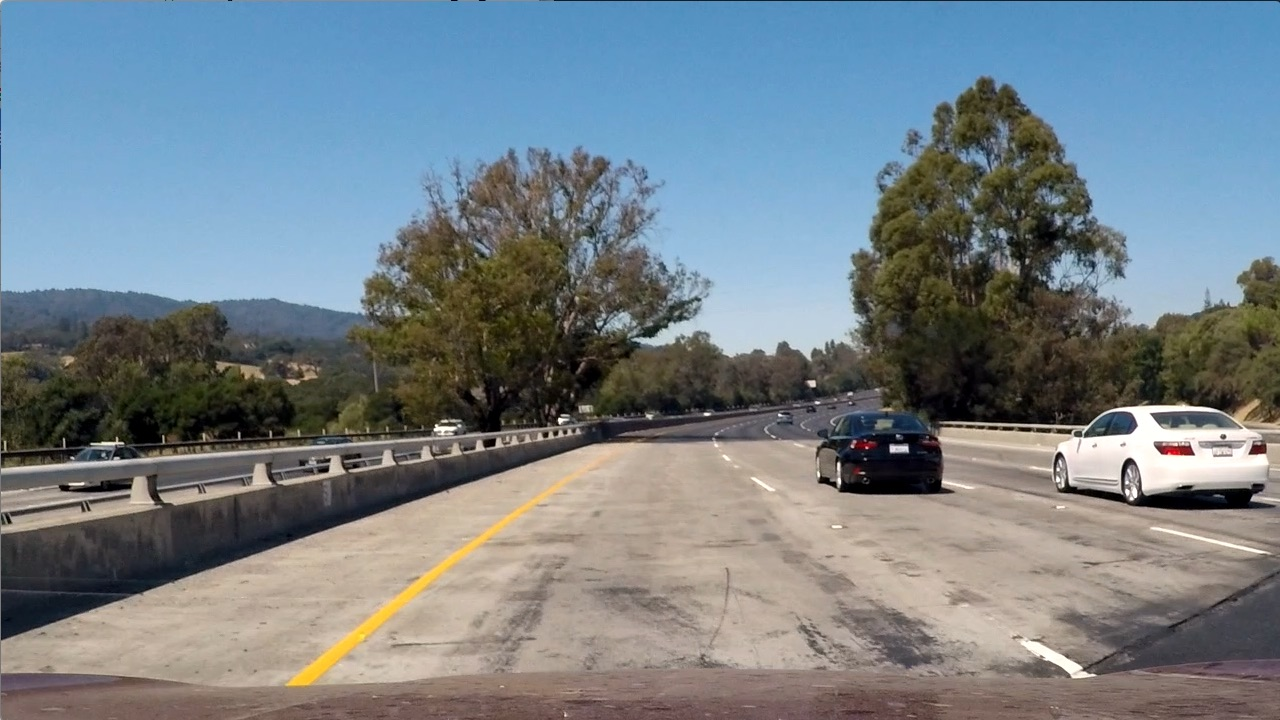
#> input picture data/test_images/test1.jpg, 1280 x 720 px; its folder holds only this picture in this run
$ python detect_lane_test_images.py   (older library calls are emulated)
#> lines starting #> are read from the running program, lines starting #| are printed output that depends on the picture
### undistorter.py
import numpy as np
import glob
import cv2
import pickle


class Undistorter(object):

    def __init__(self):
        self.camera_matrix = None
        self.dist_coeffs = None

    def __getstate__(self):
        return self.__dict__.copy()

    def __setstate__(self, state):
        # Restore instance attributes (i.e., filename and lineno).
        self.__dict__.update(state)

    # [36 lines left out: function calibrate, not called in this run]

    def undistort(self, frame):
        if self.camera_matrix is None or self.dist_coeffs is None:
            return None

        return cv2.undistort(frame, self.camera_matrix, self.dist_coeffs, None, self.camera_matrix)


# [11 lines that do not run on import are left out]

### lane_detector.py
import cv2
import numpy as np

from line_finder import LineFinder
from perspective_transformer import PerspectiveTransformer


class LaneDetector(object):

    def __init__(self, undistorter):
        self.undistorter = undistorter
        self.line_finder = LineFinder()

    def abs_sobel_thresh(self, gray, orient='x', sobel_kernel=3, thresh=(0, 255)):
        sobel = np.zeros_like(gray)
        if orient == 'x':
            sobel = cv2.Sobel(gray, cv2.CV_64F, 1, 0)
        else:
            sobel = cv2.Sobel(gray, cv2.CV_64F, 0, 1)

        abs_sobel = np.absolute(sobel)
        scaled_sobel = np.uint8(255 * abs_sobel / np.max(abs_sobel))

        grad_binary = np.zeros_like(scaled_sobel)
        grad_binary[(scaled_sobel >= thresh[0]) & (scaled_sobel <= thresh[1])] = 1

        return grad_binary

    def mag_thresh(self, gray, sobel_kernel=3, mag_thresh=(0, 255)):
        # Calculate gradient magnitude
        sobelx = cv2.Sobel(gray, cv2.CV_64F, 1, 0)
        sobely = cv2.Sobel(gray, cv2.CV_64F, 0, 1)

        # Take the absolute value of the derivative or gradient
        mag_sobelxy = np.sqrt(sobelx ** 2 + sobely ** 2)

        # Scale to 8-bit (0 - 255) then convert to type = np.uint8
        scaled_sobel = np.uint8(255 * mag_sobelxy / np.max(mag_sobelxy))

        mag_binary = np.zeros_like(scaled_sobel)
        mag_binary[(scaled_sobel >= mag_thresh[0]) & (scaled_sobel <= mag_thresh[1])] = 1

        return mag_binary

    def dir_threshold(self, gray, sobel_kernel=3, thresh=(0, np.pi / 2)):
        # Calculate directional gradient
        sobelx = cv2.Sobel(gray, cv2.CV_64F, 1, 0)
        sobely = cv2.Sobel(gray, cv2.CV_64F, 0, 1)

        # Take the absolute value of the derivative or gradient
        abs_sobelx = np.absolute(sobelx)
        abs_sobely = np.absolute(sobely)

        grad_direction = np.arctan2(abs_sobely, abs_sobelx)

        dir_binary = np.zeros_like(grad_direction)
        dir_binary[(grad_direction >= thresh[0]) & (grad_direction <= thresh[1])] = 1

        return dir_binary

    def apply_mask(self, frame_bin):
        (h, w) = frame_bin.shape
        vertices = np.array([(0, h), (w // 2 - 75, h * .625), (w // 2 + 75, h * .625), (w, h)],  dtype=np.int32)
        mask = np.zeros_like(frame_bin)
        mask_color = 1

        # filling pixels inside the polygon defined by "vertices" with the fill color
        cv2.fillConvexPoly(mask, vertices, mask_color)

        masked_image = cv2.bitwise_and(frame_bin, mask)
        return masked_image

    def apply_grad_and_color_thresholds(self, frame):
        # Choose a Sobel kernel size
        ksize = 15  # Choose a larger odd number to smooth gradient measurements

        frame_bin = cv2.cvtColor(frame, cv2.COLOR_BGR2GRAY)

        # Apply each of the thresholding functions
        gradx_bin = self.abs_sobel_thresh(frame_bin, orient='x', sobel_kernel=ksize, thresh=(20, 100))
        grady_bin = self.abs_sobel_thresh(frame_bin, orient='y', sobel_kernel=ksize, thresh=(20, 100))
        grad_mag_bin = self.mag_thresh(frame_bin, sobel_kernel=ksize, mag_thresh=(20, 100))
        grad_dir_bin = self.dir_threshold(frame_bin, sobel_kernel=ksize, thresh=(0.7, 1.3))

        hls_image = cv2.cvtColor(frame, cv2.COLOR_BGR2HLS)
        s_image = hls_image[:, :, 2]

        hsv_image = cv2.cvtColor(frame, cv2.COLOR_BGR2HSV)
        v_image = hsv_image[:, :, 2]

        combined = np.zeros_like(grad_dir_bin)

        #     combined[(canny_result == 1) |
        #             ((gradx == 1) & (grady == 1)) |
        #              ((mag_binary == 1) & (dir_binary == 1)) |
        #              ((s_image >= 85) & (s_image <= 190)) |
        #             ((v_image >= 234) & (v_image <= 255))] = 1

        combined[((gradx_bin == 1) & (grady_bin == 1)) |
                 ((s_image >= 85) & (s_image <= 190)) |
                 ((v_image >= 230) & (v_image <= 255))] = 1

        #     combined[
        #          ((gradx == 1) & (grady == 1)) |
        #             (mag_binary == 1) |
        #          ((s_image >= 170) & (s_image <= 255)) &
        #         ((v_image >= 234) & (v_image <= 255))  ] = 1

        combined_n_masked = self.apply_mask(combined)

        return combined_n_masked, np.dstack((combined_n_masked, combined_n_masked, combined_n_masked)) * 255

    def get_empty_frame_with_lane(self, frame, left_line, right_line):
        # Create an image to draw the lines on
        frame_with_lane = np.zeros_like(frame).astype(np.uint8)

        # Recast the x and y points into usable format for cv2.fillPoly()
        pts_l = np.array([np.transpose(np.vstack(left_line.get_points()))])
        pts_r = np.array([np.flipud(np.transpose(np.vstack(right_line.get_points())))])
        pts = np.hstack((pts_l, pts_r))

        # Draw the lane onto the warped blank image
        cv2.fillPoly(frame_with_lane, np.int_([pts]), (0, 255, 0))

        return frame_with_lane

    def run(self, frame):

        undistorted_frame = self.undistorter.undistort(frame)

        thresholded_frame_bin, thresholded_frame = self.apply_grad_and_color_thresholds(undistorted_frame)

        pt = PerspectiveTransformer()

        frame_2d_bin = pt.transform(thresholded_frame_bin)

        frame_with_lines_n_windows_2d, left_line, right_line = self.line_finder.find_lines(frame_2d_bin)

        frame_with_lane_filled_2d = self.get_empty_frame_with_lane(frame, left_line, right_line)

        frame_with_lane_filled = pt.reverse_transform(frame_with_lane_filled_2d)

        radius_of_curvature = int(np.mean([left_line.radius_of_curvature(), right_line.radius_of_curvature()]))

        return frame_with_lane_filled, frame_with_lines_n_windows_2d, thresholded_frame, radius_of_curvature

### perspective_transformer.py
import numpy as np
import cv2


class PerspectiveTransformer(object):

    source_points = np.float32([[-100, 720], [555, 450], [725, 450], [1380, 720]])
    dist_points = np.float32([[200, 720], [200, 0], [1080, 0], [1080, 720]])


    # source = np.float32([[w // 2 - 76, h * .625], [w // 2 + 76, h * .625], [-100, h], [w + 100, h]])
    # Define corresponding destination points
    # destination = np.float32([[100, 0], [w - 100, 0], [100, h], [w - 100, h]])

    def __init__(self):
        self.forward_transform_matrix = cv2.getPerspectiveTransform(PerspectiveTransformer.source_points,
                                                                    PerspectiveTransformer.dist_points)
        self.reverse_transform_matrix = cv2.getPerspectiveTransform(PerspectiveTransformer.dist_points,
                                                                    PerspectiveTransformer.source_points)

    def transform(self, frame):
        # Check image shape is ok
        return cv2.warpPerspective(frame, self.forward_transform_matrix, (frame.shape[1], frame.shape[0]))

    def reverse_transform(self, frame):
        return cv2.warpPerspective(frame, self.reverse_transform_matrix, (frame.shape[1], frame.shape[0]))

### line_finder.py
from collections import deque

import cv2
import numpy as np


class LineFinder(object):

    windows_count = 9
    window_margin = 100
    window_minpix = 50

    def __init__(self):
        self.left_line = Line()
        self.right_line = Line()

    def get_starting_x_bases(self, frame):
        # Take a histogram of the bottom half of the image
        histogram = np.sum(frame[int(frame.shape[0] / 2):, :], axis=0)

        # Find the peak of the left and right halves of the histogram
        # These will be the starting point for the left and right lines
        midpoint = np.int(histogram.shape[0] / 2)
        leftx_base = np.argmax(histogram[:midpoint])
        rightx_base = np.argmax(histogram[midpoint:]) + midpoint

        return leftx_base, rightx_base

    def find_lines(self, frame_bin):

        frame_with_windows_n_lines = np.dstack((frame_bin, frame_bin, frame_bin)) * 255

        leftx_base, rightx_base = self.get_starting_x_bases(frame_bin)

        # Set height of windows
        window_height = np.int(frame_bin.shape[0] / LineFinder.windows_count)
        # Identify the x and y positions of all nonzero pixels in the image
        nonzero = frame_bin.nonzero()
        nonzeroy, nonzerox = np.array(nonzero[0]), np.array(nonzero[1])

        # Current positions to be updated for each window
        leftx_current = leftx_base
        rightx_current = rightx_base

        left_lane_inds = []
        right_lane_inds = []

        for window in range(LineFinder.windows_count):

            # Identify window boundaries in x and y (and right and left)
            win_y_low = frame_bin.shape[0] - (window + 1) * window_height
            win_y_high = frame_bin.shape[0] - window * window_height
            win_xleft_low = leftx_current - LineFinder.window_margin
            win_xleft_high = leftx_current + LineFinder.window_margin
            win_xright_low = rightx_current - LineFinder.window_margin
            win_xright_high = rightx_current + LineFinder.window_margin

            # Identify the nonzero pixels in x and y within the window
            good_left_inds = ((nonzeroy >= win_y_low) &
                              (nonzeroy < win_y_high) &
                              (nonzerox >= win_xleft_low) &
                              (nonzerox < win_xleft_high)).nonzero()[0]
            good_right_inds = ((nonzeroy >= win_y_low) &
                               (nonzeroy < win_y_high) &
                               (nonzerox >= win_xright_low) &
                               (nonzerox < win_xright_high)).nonzero()[0]

            # Append these indices to the lists
            left_lane_inds.append(good_left_inds)
            right_lane_inds.append(good_right_inds)

            # If you found > minpix pixels, recenter next window on their mean position
            if len(good_left_inds) > LineFinder.window_minpix:
                leftx_current = np.int(np.mean(nonzerox[good_left_inds]))
            if len(good_right_inds) > LineFinder.window_minpix:
                rightx_current = np.int(np.mean(nonzerox[good_right_inds]))

            cv2.rectangle(frame_with_windows_n_lines, (win_xleft_low, win_y_high), (win_xleft_high, win_y_low), (255, 255, 255), 4)
            cv2.rectangle(frame_with_windows_n_lines, (win_xright_low, win_y_high), (win_xright_high, win_y_low),
                      (255, 255, 255), 4)


        # Concatenate the arrays of indices
        left_lane_inds_cc = np.concatenate(left_lane_inds)
        right_lane_inds_cc = np.concatenate(right_lane_inds)

        # Extract left and right line pixel positions
        leftx, lefty = nonzerox[left_lane_inds_cc], nonzeroy[left_lane_inds_cc]
        rightx, righty = nonzerox[right_lane_inds_cc], nonzeroy[right_lane_inds_cc]

        self.left_line.add_new_fit(leftx, lefty)
        self.right_line.add_new_fit(rightx, righty)

        pts_l = np.array(list(zip(*self.left_line.get_points())), np.int32).reshape((-1, 1, 2))
        pts_r = np.array(list(zip(*self.right_line.get_points())), np.int32).reshape((-1, 1, 2))

        cv2.polylines(frame_with_windows_n_lines, [pts_l, pts_r], False, (0, 255, 0), thickness=10)

        return frame_with_windows_n_lines, self.left_line, self.right_line


class Line(object):

    max_y = 720
    max_x = 1280

    ym_per_pix = 27 / 720
    xm_per_pix = 3.7 / 700

    def __init__(self):
        self.fits = deque(maxlen=5)

    def add_new_fit(self, x, y):
        enough_points = len(y) > 0 and np.percentile(y, 95) - np.percentile(y, 5) > Line.max_y * .6
        if enough_points or len(self.fits) == 0:
            self.fits.append(np.polyfit(y, x, 2))

    def averaged_fit(self):
        return np.array(self.fits).mean(axis=0)

    def get_points(self):
        y = np.linspace(0, self.max_y - 1, self.max_y)
        x = self.averaged_fit()[0] * y**2 + self.averaged_fit()[1] * y + self.averaged_fit()[2]
        return x, y

    def radius_of_curvature(self):
        x, y = self.get_points()
        fit_cr = np.polyfit(y * Line.ym_per_pix, x * Line.xm_per_pix, 2)
        return int(((1 + (2 * fit_cr[0] * 720 * Line.ym_per_pix + fit_cr[1]) ** 2) ** 1.5) / np.absolute(2 * fit_cr[0]))

    # [4 lines left out: function camera_distance, not called in this run]

### frame_composer.py
import cv2
import numpy as np


class FrameComposer(object):

    upper_bar_x_left = 20
    upper_bar_y_top = 20
    upper_bar_height = 250

    def __init__(self, base_frame):
        self.base_frame = base_frame
        self.has_upper_bar = False
        self.text_labels = []

    def add_upper_bar(self, components):
        if len(components) == 0:
            return

        # Darken upper part of base frame a bit
        self.base_frame[:FrameComposer.upper_bar_height, :, :] = self.base_frame[:FrameComposer.upper_bar_height, :, :] * .8

        components_ = components[:3]

        components_ = [cv2.resize(c.astype(np.float32), (0, 0), fx=0.3, fy=0.3) for c in components_]

        for i, c in enumerate(components_):
            (component_h, component_w, _) = c.shape
            y_from, y_to, x_from, x_to = (FrameComposer.upper_bar_y_top,
                                          FrameComposer.upper_bar_y_top + component_h,
                                          (FrameComposer.upper_bar_x_left + component_w) * i + FrameComposer.upper_bar_x_left,
                                          (FrameComposer.upper_bar_x_left + component_w) * (i + 1))

            self.base_frame[y_from:y_to, x_from:x_to, :] = c

        self.has_upper_bar = True

    def add_mask_over_base(self, mask):
        self.base_frame = cv2.addWeighted(self.base_frame, 1, mask, 0.3, 0)

    def add_text(self, text):
        y_top_offset, x_left_offset = (40, 40)

        if self.has_upper_bar:
            y_top_offset += FrameComposer.upper_bar_height

        y_top_offset += sum([60 for t in self.text_labels])

        cv2.putText(self.base_frame, text, (x_left_offset, y_top_offset), cv2.FONT_HERSHEY_SIMPLEX, 1., (255, 255, 255), 4)

        self.text_labels.append(text)

    def get_frame(self):
        return self.base_frame

### detect_lane_test_images.py
import glob
import cv2
import os
import pickle

from lane_detector import LaneDetector
from frame_composer import FrameComposer
from undistorter import Undistorter

with open('./undistorter.pkl', 'rb') as f:
#> (reads undistorter.pkl from the repository)
    undistorter = pickle.load(f)


ld = LaneDetector(undistorter)

files = glob.glob('./data/test_images/*.jpg')
# files = ['./data/test_images/test1.jpg']

for file in files:

    image = cv2.imread(file)
#> image is the input picture: shape (720, 1280, 3); mean B, G, R 135.5, 128.7, 117.5
    frame_with_lane_filled, frame_with_lines_n_windows_2d, thresholded_frame, radius_of_curvature = ld.run(image)
#> in apply_grad_and_color_thresholds, `gradx_bin = self.abs_sobel_thresh(frame_bin, orient='x', sobel_kernel=..`:
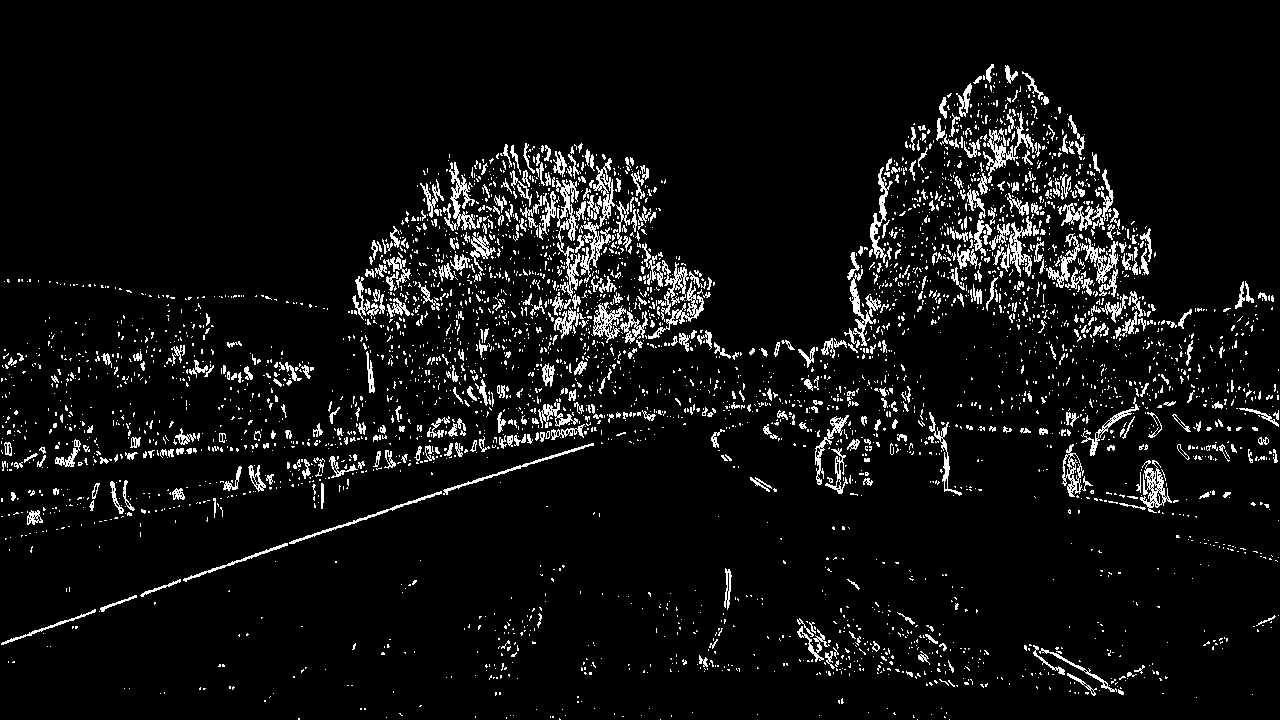
#> gradx_bin: shape (720, 1280); values 0 (black) and 1 (white), 6.3% white in thin lines or dots
#> in get_starting_x_bases, `histogram = np.sum(frame[int(frame.shape[0] / 2):, :], axis=0)`: histogram = 1280 values, max 355 at index 411, min 0 at index 0, mean 14.6
#> in get_starting_x_bases, `leftx_base = np.argmax(histogram[:midpoint])`: leftx_base = 411
#> in get_starting_x_bases, `rightx_base = np.argmax(histogram[midpoint:]) + midpoint`: rightx_base = 954
#> in find_lines, `leftx_base, rightx_base = self.get_starting_x_bases(frame_bin)`: leftx_base = 411; rightx_base = 954
#> in find_lines, `nonzero = frame_bin.nonzero()`: nonzero = 85701 positions, rows 0 to 719, columns 235 to 1043
#> in find_lines, `leftx_current = leftx_base`: leftx_current = 411
#> in find_lines, `rightx_current = rightx_base`: rightx_current = 954
#> the loop in find_lines, `for window in range(LineFinder.windows_count):` made 9 passes
#> (win_xleft_low, win_xleft_high, win_xright_low, win_xright_high, leftx_current, rightx_current) on passes 1 to 8: (311, 511, 854, 1054, 407, 925), (307, 507, 825, 1025, 405, 933), (305, 505, 833, 1033, 416, 964), (316, 516, 864, 1064, 424, 958), (324, 524, 858, 1058, 437, 963), (337, 537, 863, 1063, 449, 975), (349, 549, 875, 1075, 455, 993), (355, 555, 893, 1093, 470, 1014)
#> after the loop in find_lines, `for window in range(LineFinder.windows_count):`:
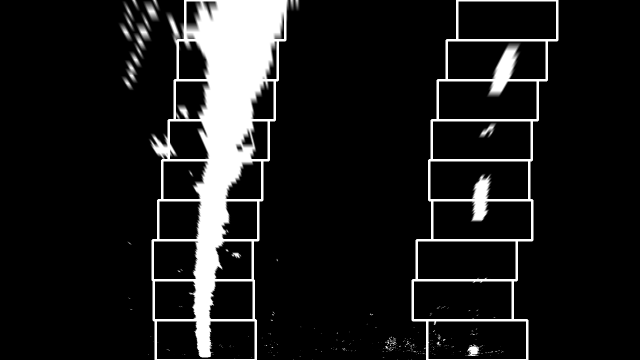
#> frame_with_windows_n_lines: shape (720, 1280, 3) float64 (shown at 1/2 size); min 0, max 255, mean 27
#> after the loop in find_lines, `for window in range(LineFinder.windows_count):`: left_lane_inds = 9 items
#> in find_lines, `right_lane_inds_cc = np.concatenate(right_lane_inds)`: right_lane_inds_cc = 8522 values, max 85644 at index 847, min 22162 at index 5785, mean 53205.3
#> in find_lines, `rightx, righty = nonzerox[right_lane_inds_cc], nonzeroy[right_lane_ind..`: rightx = 8522 values, max 1043 at index 5811, min 854 at index 202, mean 979.3; righty = 8522 values, max 712 at index 847, min 84 at index 5785, mean 306.7
#> in add_new_fit, `enough_points = len(y) > 0 and np.percentile(y, 95) - np.percentile(y,..`: enough_points = True
#> in reverse_transform, `return cv2.warpPerspective(frame, self.reverse_transform_matrix, (fram..`:
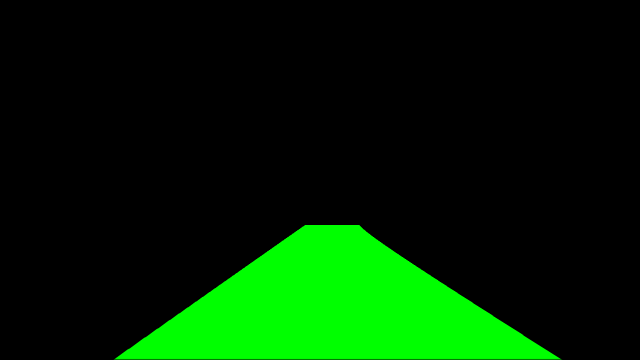
#> returned value: shape (720, 1280, 3) (shown at 1/2 size); mean of channels 0, 1, 2 0, 36.9, 0; drawn as B, G, R
#> in run, `radius_of_curvature = int(np.mean([left_line.radius_of_curvature(), ri..`: radius_of_curvature = 17077
#> radius_of_curvature = 17077

    base = os.path.basename(file)

    fc = FrameComposer(image)
    fc.add_mask_over_base(frame_with_lane_filled)
    fc.add_upper_bar((frame_with_lines_n_windows_2d, thresholded_frame))
#> in add_upper_bar, `components_ = [cv2.resize(c.astype(np.float32), (0, 0), fx=0.3, fy=0.3..`: components_ = 2 items
#> the loop in add_upper_bar, `for i, c in enumerate(components_):` made 2 passes
#> (component_h, component_w, y_from, y_to, x_from, x_to) on passes 1 to 2: (216, 384, 20, 236, 20, 404), (216, 384, 20, 236, 424, 808)
    fc.add_text('Raduis of curvature: {}'.format(radius_of_curvature))
#> in add_text, `cv2.putText(self.base_frame, text, (x_left_offset, y_top_offset), cv2...`:
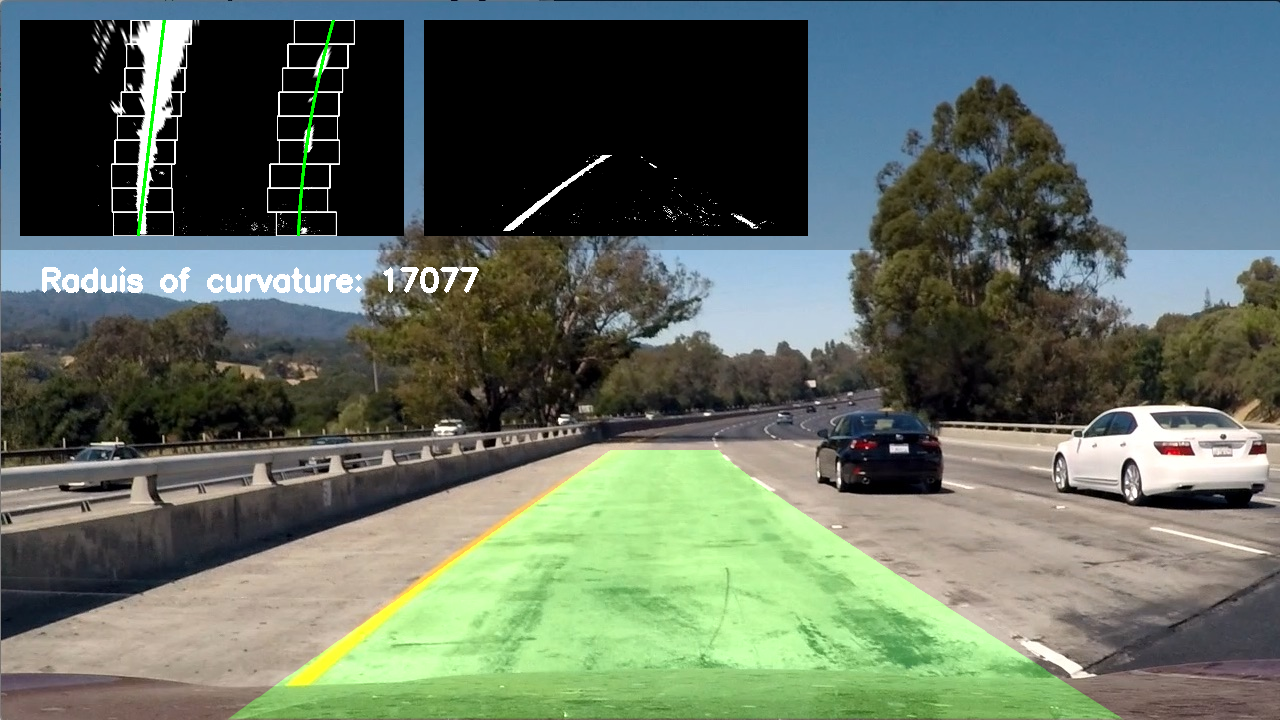
#> self.base_frame: shape (720, 1280, 3); mean B, G, R 96.9, 109.2, 96.9

    cv2.imwrite('./data/test_images_output/{}_{}.jpg'.format(os.path.splitext(base)[0], 'lane_detected'), fc.get_frame())
